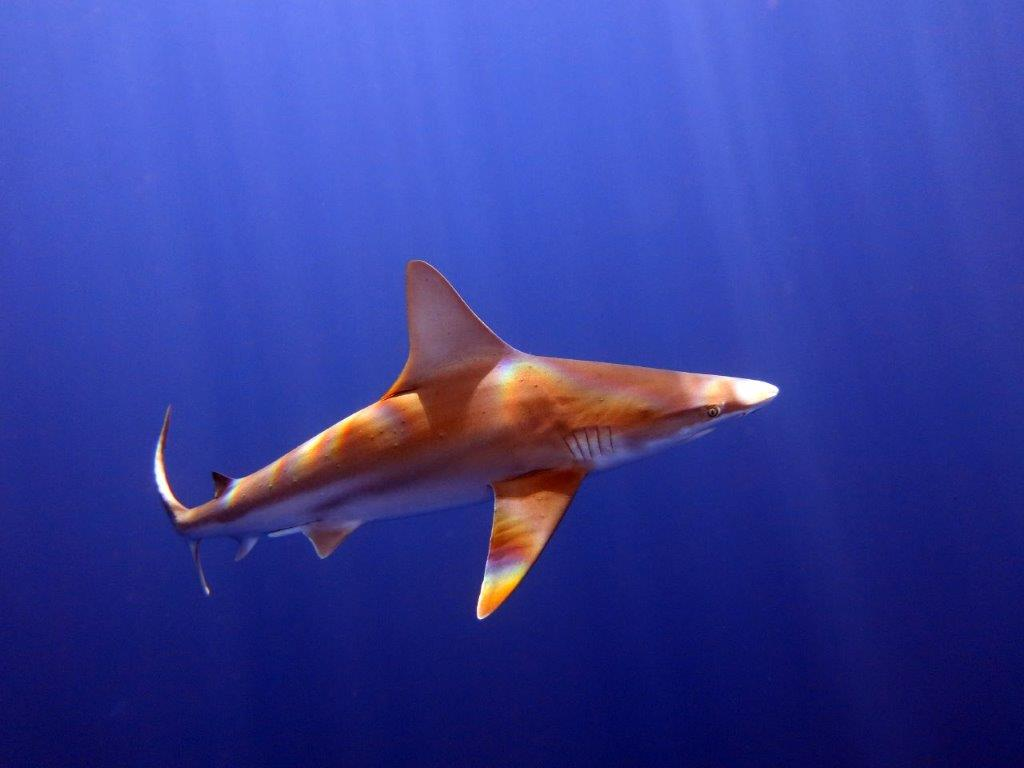
#> input picture figs/zoom_virtual_backgrounds/IMG_3477_1.jpg, 1024 x 768 px, found by its file name
$ python sketch_edges.py
#> lines starting #> are read from the running program, lines starting #| are printed output that depends on the picture
#!/bin/python
import cv2

infile = "../../figs/zoom_virtual_backgrounds/IMG_3477_1.jpg"
outfile = "../../figs/paintings/IMG_3477_1_sketch_edges.jpg"

image = cv2.imread(infile,0)
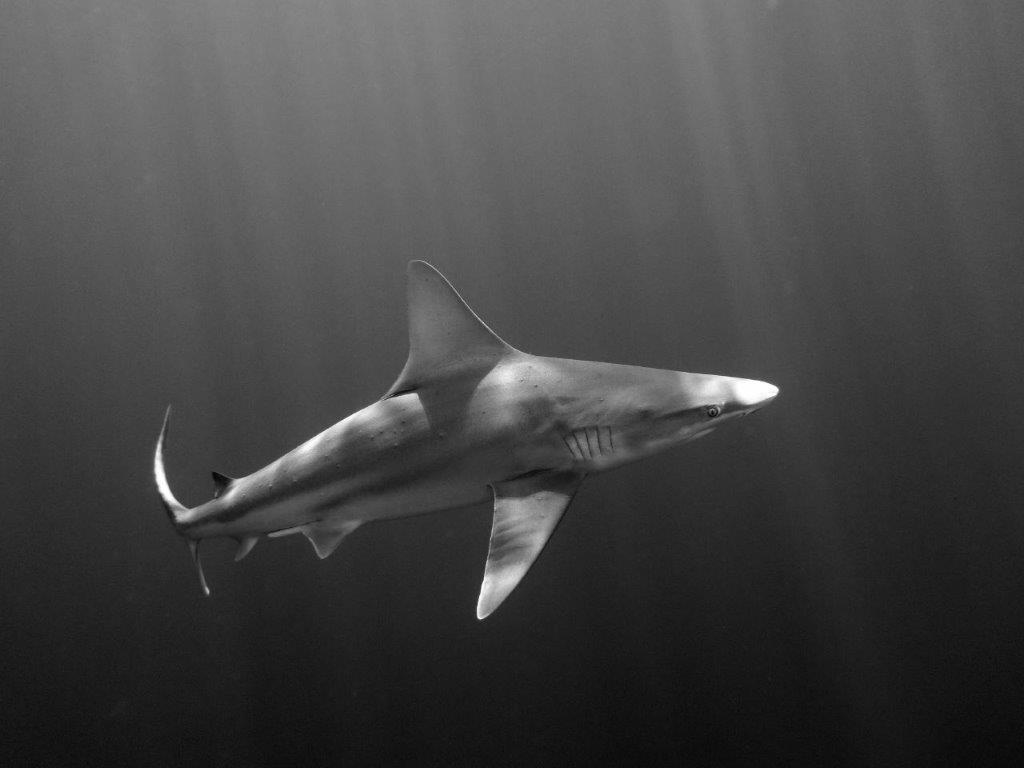
#> image: shape (768, 1024); min 3, max 255, mean 69.1
inverted = 255 - image
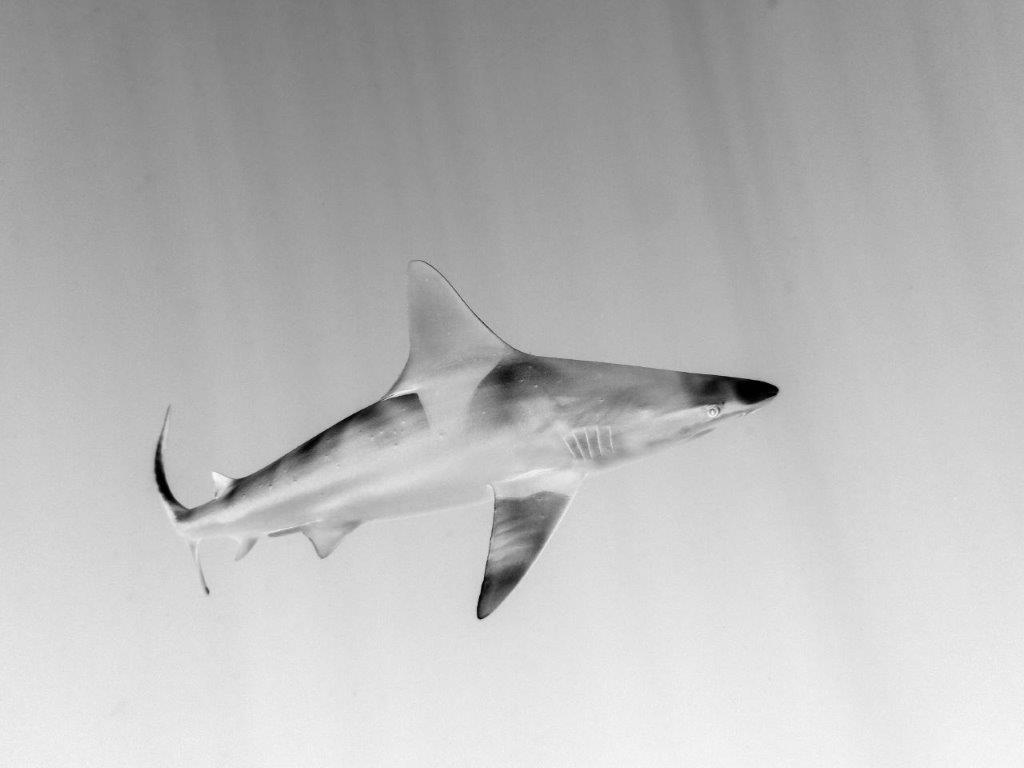
#> inverted: shape (768, 1024); min 0, max 252, mean 185.9
inverted_blured = 255 - cv2.GaussianBlur(inverted,(21,21),0)
sketch = 255 * (image / inverted_blured)
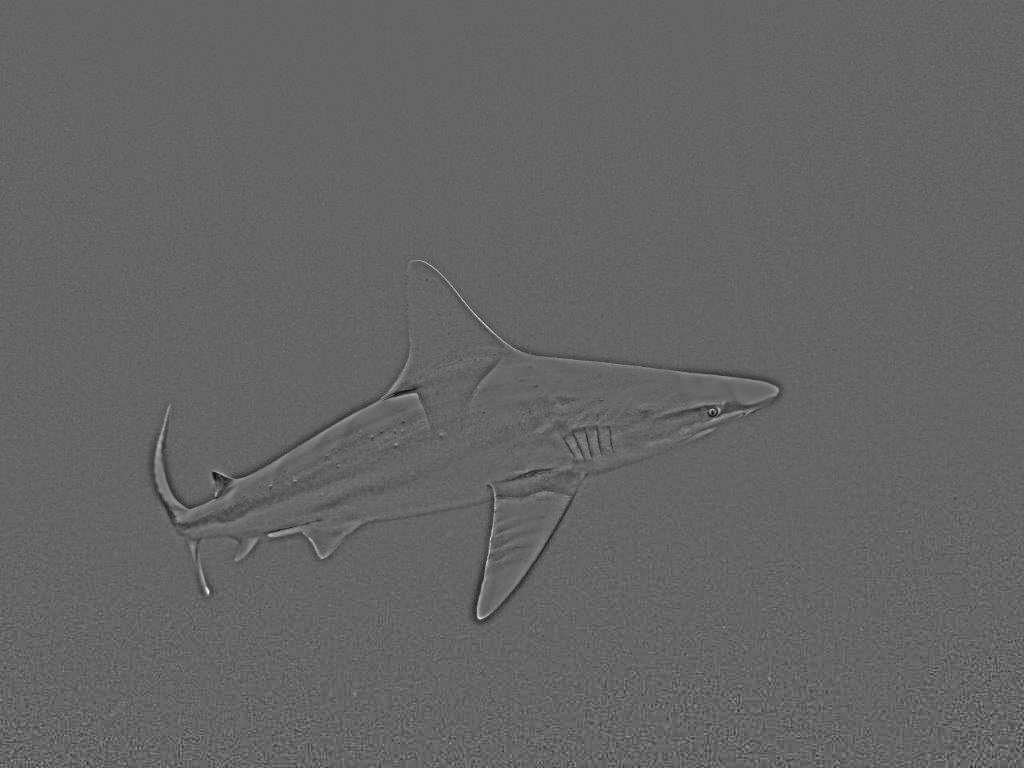
#> sketch: shape (768, 1024) float64; min 7.73, max 630.6, mean 254.6; drawn with min black and max white

cv2.imwrite(outfile,sketch)
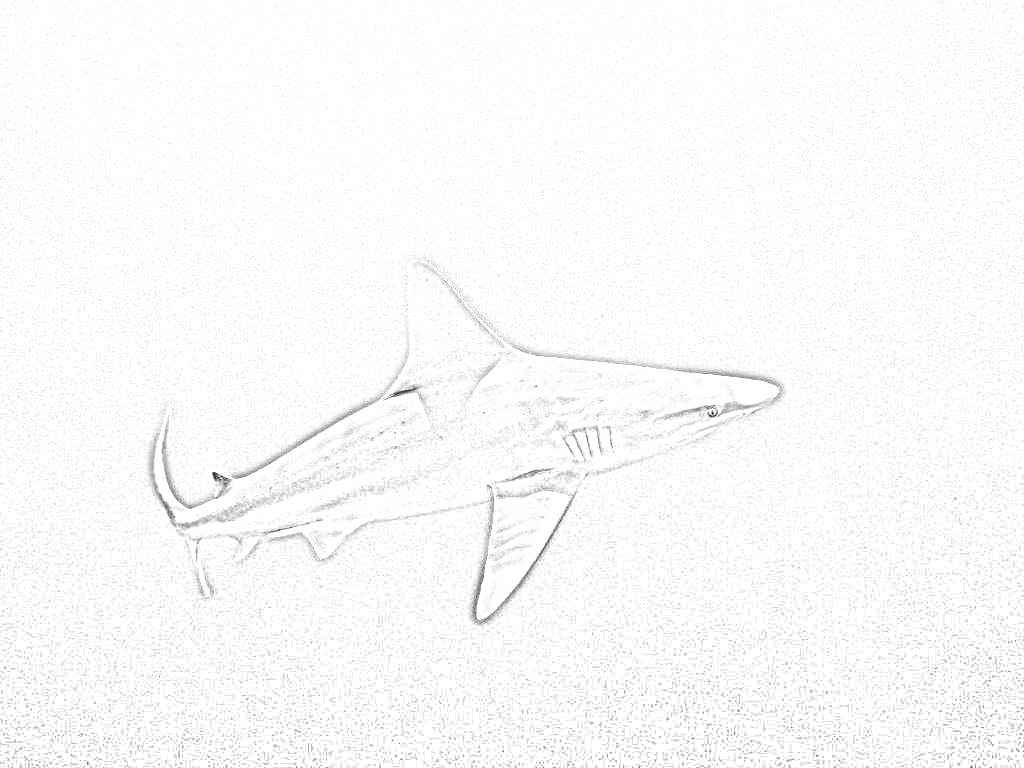
#> saved as IMG_3477_1_sketch_edges.jpg: shape (768, 1024); min 8, max 255, mean 250.5
